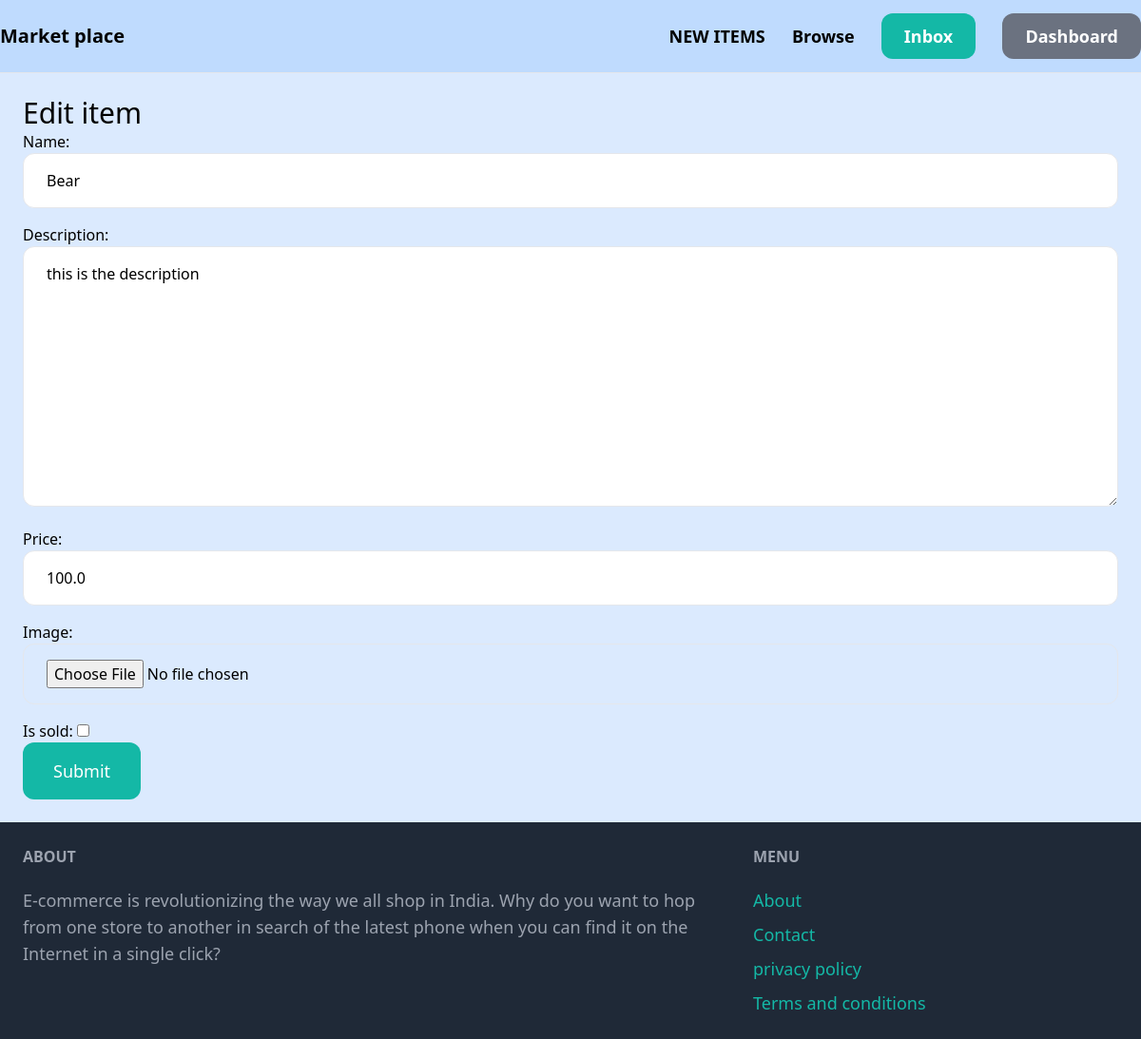
Screenshot of /items/1/edit// (signed in) with the database file from the repository.
### item/models.py (models this page shows, shortened)
class Item(models.Model):
    category= models.ForeignKey(category, related_name='item', on_delete=models.CASCADE)
    name = models.CharField(max_length= 255)
    description = models.TextField(blank=True, null= True)
    price = models.FloatField()
    image = models.ImageField(upload_to='item_images', blank=True, null=True)
    is_sold = models.BooleanField(default= False)
    created_by = models.ForeignKey(User, related_name='item', on_delete=models.CASCADE)
    created_at =models.DateTimeField(auto_now_add=True)

### item/views.py (the view)
# urls.py: path('<int:pk>/edit//', views.edit, name='edit'),
@login_required
def edit(request, pk):
    item = get_object_or_404(Item, pk=pk, created_by=request.user)
    if request.method == 'POST':
        form = EditItemForm(request.POST, request.FILES, instance=item)
        if form.is_valid():
            form.save()
            return redirect('item:detail', pk=item.id)
    else:
        form = EditItemForm(instance=item)
    return render(request, 'item/form.html',{
        'form': form,
        'title': 'Edit item',
    })

### item/forms.py
class EditItemForm(forms.ModelForm):
    class Meta:
        model = Item
        fields = ('name', 'description', 'price', 'image', 'is_sold')
        widgets = {
            'name': forms.TextInput(attrs={
                'class': INPUT_CLASSES
            }),
            'description': forms.Textarea(attrs={
                'class': INPUT_CLASSES
            }),
            'price': forms.TextInput(attrs={
                'class': INPUT_CLASSES
            }),
            'image': forms.FileInput(attrs={
                'class': INPUT_CLASSES
            }),
        }

### item/templates/item/form.html (shortened to what this page needs)
{% extends 'core/base.html' %}
{% block content  %}
<h1 class=" mp-6 text-3xl "> {{ title }} </h1>
<form method="post" action="." enctype="multipart/form-data">
    <div class=" space-y-4 ">
        {{ form.as_p }}
    </div>
    <button class="py-4 px-8 text-lg bg-teal-500 hover:bg-teal-700 rounded-xl text-white"> Submit </button>
</form>
{% endblock %}

### rows the page displays
Item: name "Bear", description "this is the description", price "100.0"

### other values shown
{{ title }} "Edit item"
